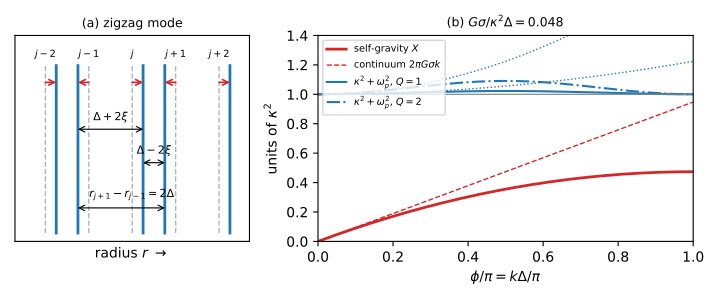

This figure's Python source:
#!/usr/bin/env python3
"""Figure for the paper's appendix on the streamline method's resolution limit (zigzag.pdf).

(a) The zigzag mode: alternate streamlines displaced by +-xi, so the gaps alternate Delta +- 2 xi
    while r_{j+1} - r_{j-1} = 2 Delta stays fixed.
(b) Axisymmetric restoring and destabilizing terms versus phi = k Delta for a uniform lattice of
    streamlines, in units of kappa^2, for the nominal ringlet at 1000 streamlines
    (G sigma/kappa^2 Delta = 0.048): discrete self-gravity X (Eq. P7) versus the continuum
    2 pi G sigma k, and kappa^2 plus the discrete pressure term (Eq. P6) for Q = 1, 2.

Run:  uv run python paper/figures/zigzag.py   (writes paper/figures/zigzag.pdf)
"""
from pathlib import Path

import matplotlib
matplotlib.use('Agg')
import matplotlib.pyplot as plt
import numpy as np

g = 0.048                                   #G sigma/(kappa^2 Delta), nominal ringlet, 1000 streamlines
phi = np.linspace(0, np.pi, 400)
X = 4*g*(np.pi*phi/2 - phi**2/4)            #discrete self-gravity
X_cont = 2*np.pi*g*phi                      #continuum 2 pi G sigma k
def pressure(Q):                            #c = Q pi G sigma/kappa, so (c/Delta)^2/kappa^2 = (Q pi)^2 g^2
    return (Q*np.pi*g)**2*np.sin(phi)**2
def pressure_cont(Q):
    return (Q*np.pi*g)**2*phi**2

fig, (ax0, ax1) = plt.subplots(1, 2, figsize=(7.2, 3.0), gridspec_kw={'width_ratios': [1, 1.6]})

#(a) zigzag schematic: radius increases to the right, each streamline a vertical segment
xi = 0.25
pos = lambda j: j + xi*(-1)**j                      #even streamlines move out, odd ones in
for j in range(-2, 3):
    ax0.plot([j, j], [0, 1], color='0.7', linestyle='--', linewidth=1)
    ax0.plot([pos(j), pos(j)], [0, 1], color='C0', linewidth=2)
    ax0.annotate('', xy=(pos(j), 0.9), xytext=(j, 0.9),
                 arrowprops=dict(arrowstyle='->', color='C3', linewidth=1.2, shrinkA=0, shrinkB=0))
    ax0.text(j, 1.03, rf'$j{j:+d}$' if j else r'$j$', ha='center', va='bottom', fontsize=7)
for j, y in ((-1, 0.62), (0, 0.42)):
    xa, xb = pos(j), pos(j + 1)
    ax0.annotate('', xy=(xb, y), xytext=(xa, y), arrowprops=dict(arrowstyle='<->', linewidth=0.8,
                 shrinkA=0, shrinkB=0))
    ax0.text((xa + xb)/2, y + 0.03, r'$\Delta+2\xi$' if j % 2 else r'$\Delta-2\xi$', ha='center',
             va='bottom', fontsize=8)
xa, xb = pos(-1), pos(1)
ax0.annotate('', xy=(xb, 0.15), xytext=(xa, 0.15), arrowprops=dict(arrowstyle='<->', linewidth=0.8,
             shrinkA=0, shrinkB=0))
ax0.text(0, 0.19, r'$r_{j+1}-r_{j-1}=2\Delta$', ha='center', va='bottom', fontsize=8)
ax0.set_xlim(-2.7, 2.7)
ax0.set_ylim(-0.05, 1.18)
ax0.set_xlabel(r'radius $r$ $\rightarrow$')
ax0.set_yticks([]); ax0.set_xticks([])
ax0.set_title('(a) zigzag mode', fontsize=9)

#(b) terms of omega^2 = kappa^2 + omega_p^2 - X
x = phi/np.pi
ax1.plot(x, X, color='C3', linewidth=2, label=r'self-gravity $X$')
ax1.plot(x, X_cont, color='C3', linestyle='--', linewidth=1, label=r'continuum $2\pi G\sigma k$')
for Q, ls in ((1, '-'), (2, '-.')):
    ax1.plot(x, 1 + pressure(Q), color='C0', linestyle=ls, linewidth=1.5,
             label=rf'$\kappa^2+\omega_p^2$, $Q={Q}$')
    ax1.plot(x, 1 + pressure_cont(Q), color='C0', linestyle=':', linewidth=1)
ax1.axhline(1, color='0.5', linewidth=0.8)
ax1.set_xlim(0, 1)
ax1.set_ylim(0, 1.4)
ax1.set_xlabel(r'$\phi/\pi = k\Delta/\pi$')
ax1.set_ylabel(r'units of $\kappa^2$')
ax1.legend(fontsize=7, loc='upper left')
ax1.set_title(r'(b) $G\sigma/\kappa^2\Delta = 0.048$', fontsize=9)

fig.tight_layout()
fig.savefig(Path(__file__).with_suffix('.pdf'))
fig.savefig(Path(__file__).with_suffix('.png'), dpi=120)
